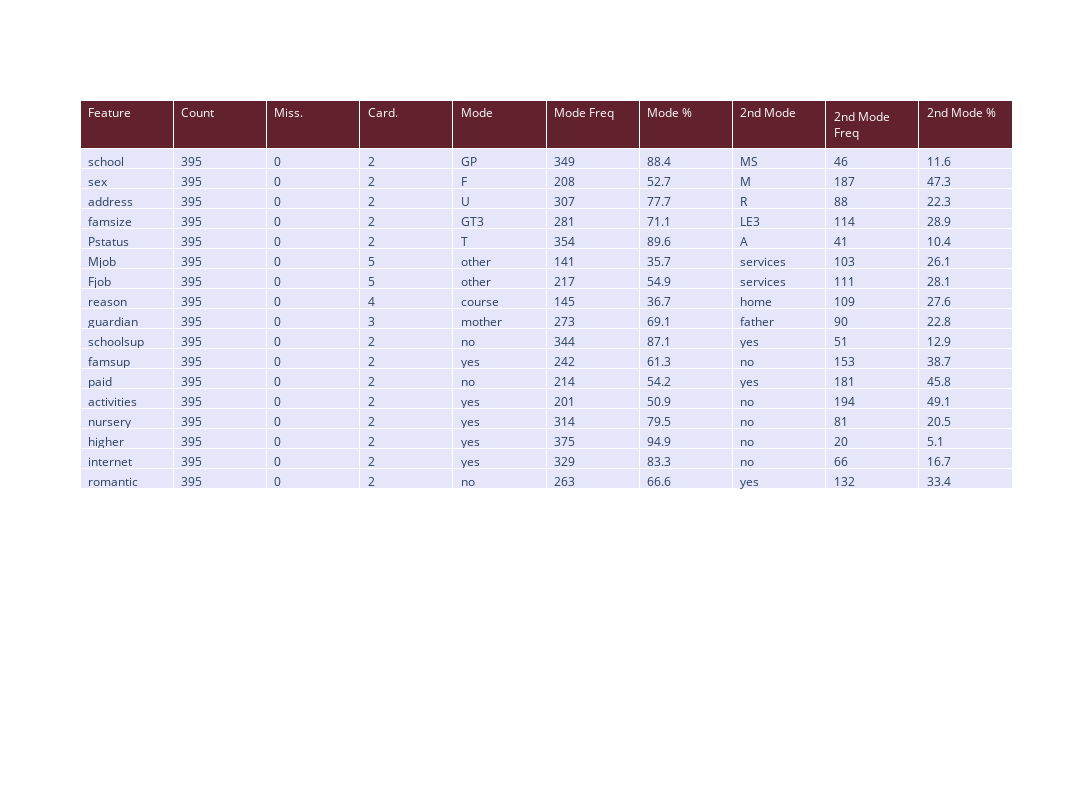

Write notebook code for a chart like this one.
### Code cell
# Define the calculate function for categorical features
def calculate_categorical(vector):
    stats = {
        "Count": vector.count(),
        "Miss.": vector.isna().sum(),
        "Card.": vector.nunique()
    }
    
    # Calculate mode and related statistics
    mode_data = vector.mode()
    if len(mode_data) > 0:
        mode_val = mode_data[0]
        mode_count = vector.value_counts().iloc[0]
        stats["Mode"] = mode_val
        stats["Mode Freq"] = mode_count
        stats["Mode %"] = (mode_count / stats["Count"]) * 100
    else:
        stats["Mode"] = np.nan
        stats["Mode Freq"] = np.nan
        stats["Mode %"] = np.nan
    
    # Calculate second mode and related statistics if possible
    if vector.value_counts().shape[0] > 1:
        second_mode_val = vector.value_counts().index[1]
        second_mode_count = vector.value_counts().iloc[1]
        stats["2nd Mode"] = second_mode_val
        stats["2nd Mode Freq"] = second_mode_count
        stats["2nd Mode %"] = (second_mode_count / stats["Count"]) * 100
    else:
        stats["2nd Mode"] = np.nan
        stats["2nd Mode Freq"] = np.nan
        stats["2nd Mode %"] = np.nan

    return stats

def Plan_categorical(df, features):
    categorical_df = df[features] 
    data_quality_plan = pd.DataFrame(columns=["Feature", "Count", "Miss.", "Card.", "Mode", "Mode Freq", "Mode %", "2nd Mode", "2nd Mode Freq", "2nd Mode %"])
    for col in categorical_df:
        stats = calculate_categorical(categorical_df[col])
        stats["Feature"] = col
        data_quality_plan = pd.concat([data_quality_plan, pd.DataFrame([stats])], ignore_index=True)
    return data_quality_plan

data_quality_plan2 = Plan_categorical(data, categorical_features)
data_quality_plan2.loc[:, ["Mode %", "2nd Mode %"]] = data_quality_plan2.loc[:, ["Mode %", "2nd Mode %"]].round(1)
data_quality_plan2.to_csv("tables/data_quality_plan2.csv", index=False)

#data_quality_plan2

# Plot the DataFrame
fig = go.Figure(data=[go.Table(
    header=dict(values=list(data_quality_plan2.columns),
                fill_color='#61222D',
                align='left',
                font=dict(color='white')),
    cells=dict(values=[data_quality_plan2[column] for column in data_quality_plan2.columns],
               fill_color='lavender',
               align='left'))])
fig.update_layout(width=1500, height=800)  # Adjust the size of the figure
fig.show()

### Figure 1 — Plotly figure (JSON) as saved in the notebook; plotly's stock layout.template omitted (floating-point values rounded to 4 significant figures; data arrays with more than 128 entries replaced by an {"elided": "..."} marker saying what was removed)
{"data": [{"cells": {"align": "left", "fill": {"color": "lavender"}, "values": {"elided": "10x17 mixed values"}}, "header": {"align": "left", "fill": {"color": "#61222D"}, "font": {"color": "white"}, "values": ["Feature", "Count", "Miss.", "Card.", "Mode", "Mode Freq", "Mode %", "2nd Mode", "2nd Mode Freq", "2nd Mode %"]}, "type": "table"}], "layout": {"height": 800, "width": 1500}}
